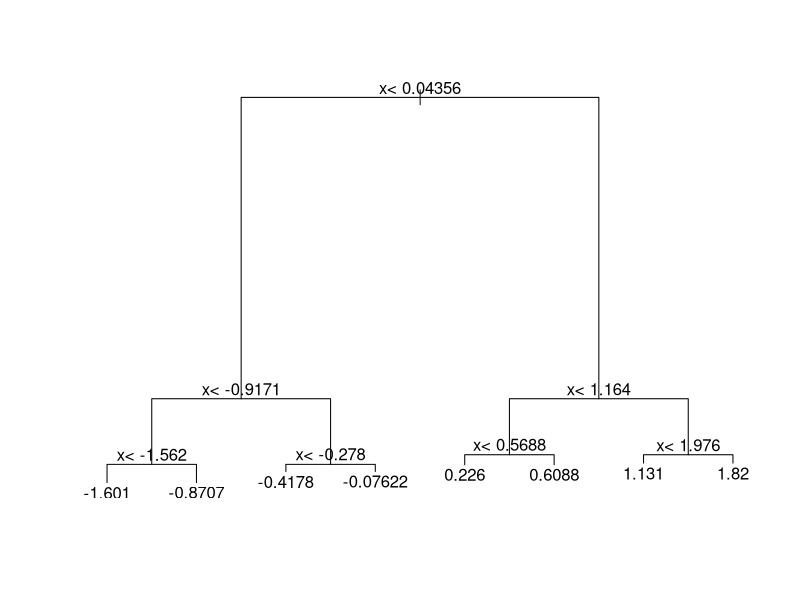
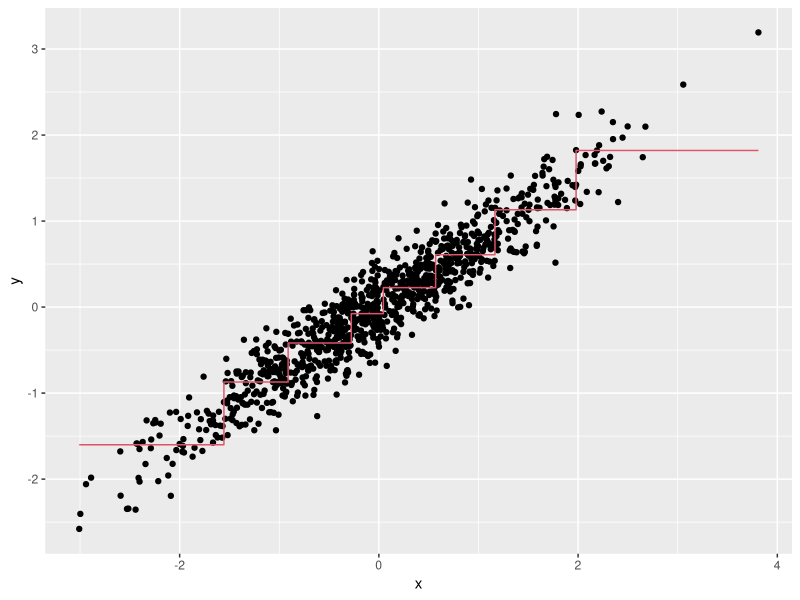
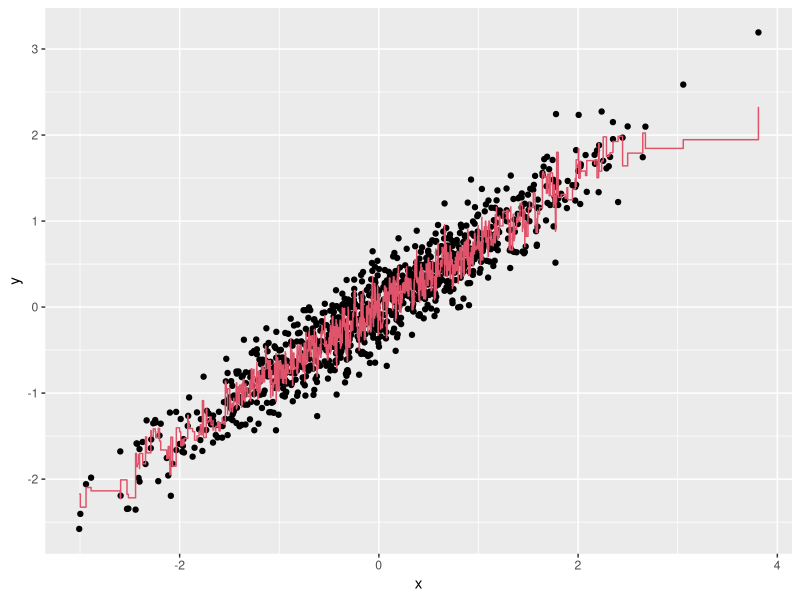
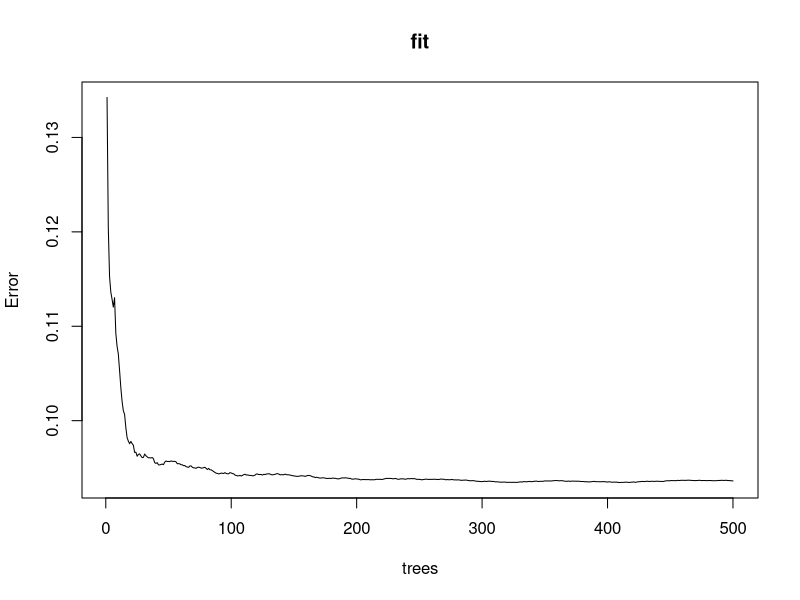
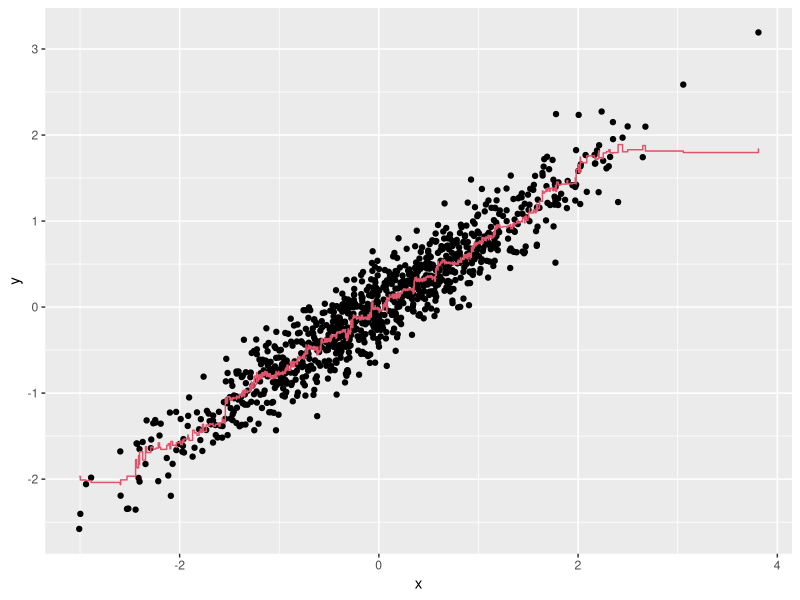

Reproduce these figures in R, in order.
#Trees and Random Forests

#simple dataset where the outcome grows 0.75 units on average 
#for every increase in a predictor
library(dplyr)
library(ggplot2)
library(rpart)
n <- 1000
sigma <- 0.25
set.seed(1)
x <- rnorm(n, 0, 1)
y <- 0.75 * x + rnorm(n, 0, sigma)
dat <- data.frame(x = x, y = y)

#fit the regression tree
fit <- rpart(y ~ ., data =dat)

#show the tree
plot(fit)
text(fit)

#make a scatter plot of y versus x
#along with the predicted values based on the fit
dat %>%
  mutate(y_hat = predict(fit)) %>%
  ggplot() +
  geom_point(aes(x,y)) +
  geom_step(aes(x,y_hat),col = 2)

#RUN random forest instead of regression tree
library(randomForest)
fit <- randomForest(y ~., data = dat)
dat %>%
  mutate(y_hat = predict(fit)) %>%
  ggplot() +
  geom_point(aes(x,y)) +
  geom_step(aes(x,y_hat),col = 2)
plot(fit)

#Re-run the Random Forest, node size of 50 and a maximum of 25 nodes
fit <- randomForest(y~ x, data = dat,nodesize = 50, maxnodes = 25)
dat %>%
  mutate(y_hat = predict(fit)) %>%
  ggplot() +
  geom_point(aes(x, y)) +
  geom_step(aes(x, y_hat),col = 2)
  